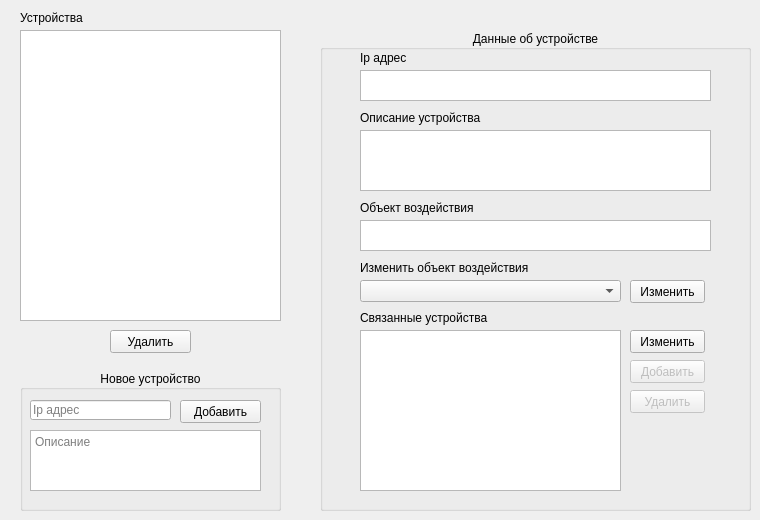
    <widget class="QWidget" name="device_page">
     <widget class="QLabel" name="label_16">
      <property name="geometry">
       <rect>
        <x>20</x>
        <y>10</y>
        <width>261</width>
        <height>16</height>
       </rect>
      </property>
      <property name="text">
       <string>Устройства</string>
      </property>
     </widget>
     <widget class="QListWidget" name="device_dev_list">
      <property name="geometry">
       <rect>
        <x>20</x>
        <y>30</y>
        <width>261</width>
        <height>291</height>
       </rect>
      </property>
      <property name="wordWrap">
       <bool>false</bool>
      </property>
     </widget>
     <widget class="QPushButton" name="device_delete_btn">
      <property name="geometry">
       <rect>
        <x>110</x>
        <y>330</y>
        <width>81</width>
        <height>23</height>
       </rect>
      </property>
      <property name="text">
       <string>Удалить</string>
      </property>
     </widget>
     <widget class="QGroupBox" name="groupBox_4">
      <property name="geometry">
       <rect>
        <x>20</x>
        <y>370</y>
        <width>261</width>
        <height>141</height>
       </rect>
      </property>
      <property name="title">
       <string>Новое устройство</string>
      </property>
      <property name="alignment">
       <set>Qt::AlignCenter</set>
      </property>
      <widget class="QLineEdit" name="device_add_ip_le">
       <property name="geometry">
        <rect>
         <x>10</x>
         <y>30</y>
         <width>141</width>
         <height>20</height>
        </rect>
       </property>
       <property name="text">
        <string/>
       </property>
       <property name="placeholderText">
        <string>Ip адрес</string>
       </property>
      </widget>
      <widget class="QPushButton" name="device_add_btn">
       <property name="geometry">
        <rect>
         <x>160</x>
         <y>30</y>
         <width>81</width>
         <height>23</height>
        </rect>
       </property>
       <property name="text">
        <string>Добавить</string>
       </property>
      </widget>
      <widget class="QPlainTextEdit" name="device_add_description_te">
       <property name="geometry">
        <rect>
         <x>10</x>
         <y>60</y>
         <width>231</width>
         <height>61</height>
        </rect>
       </property>
       <property name="placeholderText">
        <string>Описание</string>
       </property>
      </widget>
     </widget>
     <widget class="QGroupBox" name="groupBox_5">
      <property name="geometry">
       <rect>
        <x>320</x>
        <y>30</y>
        <width>431</width>
        <height>481</height>
       </rect>
      </property>
      <property name="title">
       <string>Данные об устройстве</string>
      </property>
      <property name="alignment">
       <set>Qt::AlignCenter</set>
      </property>
      <property name="flat">
       <bool>false</bool>
      </property>
      <property name="checkable">
       <bool>false</bool>
      </property>
      <widget class="QLabel" name="label_17">
       <property name="geometry">
        <rect>
         <x>40</x>
         <y>80</y>
         <width>121</width>
         <height>16</height>
        </rect>
       </property>
       <property name="text">
        <string>Описание устройства</string>
       </property>
      </widget>
      <widget class="QPlainTextEdit" name="device_description_te">
       <property name="geometry">
        <rect>
         <x>40</x>
         <y>100</y>
         <width>351</width>
         <height>61</height>
        </rect>
       </property>
       <property name="readOnly">
        <bool>true</bool>
       </property>
       <property name="plainText">
        <string/>
       </property>
      </widget>
      <widget class="QPlainTextEdit" name="device_ip_te">
       <property name="geometry">
        <rect>
         <x>40</x>
         <y>40</y>
         <width>351</width>
         <height>31</height>
        </rect>
       </property>
       <property name="readOnly">
        <bool>true</bool>
       </property>
       <property name="plainText">
        <string/>
       </property>
      </widget>
      <widget class="QLabel" name="label_15">
       <property name="geometry">
        <rect>
         <x>40</x>
         <y>280</y>
         <width>261</width>
         <height>16</height>
        </rect>
       </property>
       <property name="text">
        <string>Связанные устройства</string>
       </property>
      </widget>
      <widget class="QListWidget" name="device_connected_list">
       <property name="geometry">
        <rect>
         <x>40</x>
         <y>300</y>
         <width>261</width>
         <height>161</height>
        </rect>
       </property>
       <property name="wordWrap">
        <bool>true</bool>
       </property>
      </widget>
      <widget class="QPushButton" name="device_change_connected_btn">
       <property name="geometry">
        <rect>
         <x>310</x>
         <y>300</y>
         <width>75</width>
         <height>23</height>
        </rect>
       </property>
       <property name="text">
        <string>Изменить</string>
       </property>
      </widget>
      <widget class="QPushButton" name="device_add_connected_btn">
       <property name="enabled">
        <bool>false</bool>
       </property>
       <property name="geometry">
        <rect>
         <x>310</x>
         <y>330</y>
         <width>75</width>
         <height>23</height>
        </rect>
       </property>
       <property name="text">
        <string>Добавить</string>
       </property>
      </widget>
      <widget class="QLabel" name="label_5">
       <property name="geometry">
        <rect>
         <x>40</x>
         <y>20</y>
         <width>121</width>
         <height>16</height>
        </rect>
       </property>
       <property name="text">
        <string>Ip адрес</string>
       </property>
      </widget>
      <widget class="QPushButton" name="device_delete_connected_btn">
       <property name="enabled">
        <bool>false</bool>
       </property>
       <property name="geometry">
        <rect>
         <x>310</x>
         <y>360</y>
         <width>75</width>
         <height>23</height>
        </rect>
       </property>
       <property name="text">
        <string>Удалить</string>
       </property>
      </widget>
      <widget class="QComboBox" name="device_dev_type_cb">
       <property name="geometry">
        <rect>
         <x>40</x>
         <y>250</y>
         <width>261</width>
         <height>22</height>
        </rect>
       </property>
      </widget>
      <widget class="QLabel" name="label_51">
       <property name="geometry">
        <rect>
         <x>40</x>
         <y>230</y>
         <width>261</width>
         <height>16</height>
        </rect>
       </property>
       <property name="text">
        <string>Изменить объект воздействия</string>
       </property>
      </widget>
      <widget class="QPushButton" name="device_change_dev_type_btn">
       <property name="geometry">
        <rect>
         <x>310</x>
         <y>250</y>
         <width>75</width>
         <height>23</height>
        </rect>
       </property>
       <property name="text">
        <string>Изменить</string>
       </property>
      </widget>
      <widget class="QLabel" name="label_54">
       <property name="geometry">
        <rect>
         <x>40</x>
         <y>170</y>
         <width>261</width>
         <height>16</height>
        </rect>
       </property>
       <property name="text">
        <string>Объект воздействия</string>
       </property>
      </widget>
      <widget class="QPlainTextEdit" name="device_dev_type_te">
       <property name="geometry">
        <rect>
         <x>40</x>
         <y>190</y>
         <width>351</width>
         <height>31</height>
        </rect>
       </property>
       <property name="readOnly">
        <bool>true</bool>
       </property>
       <property name="plainText">
        <string/>
       </property>
      </widget>
     </widget>
    </widget>
